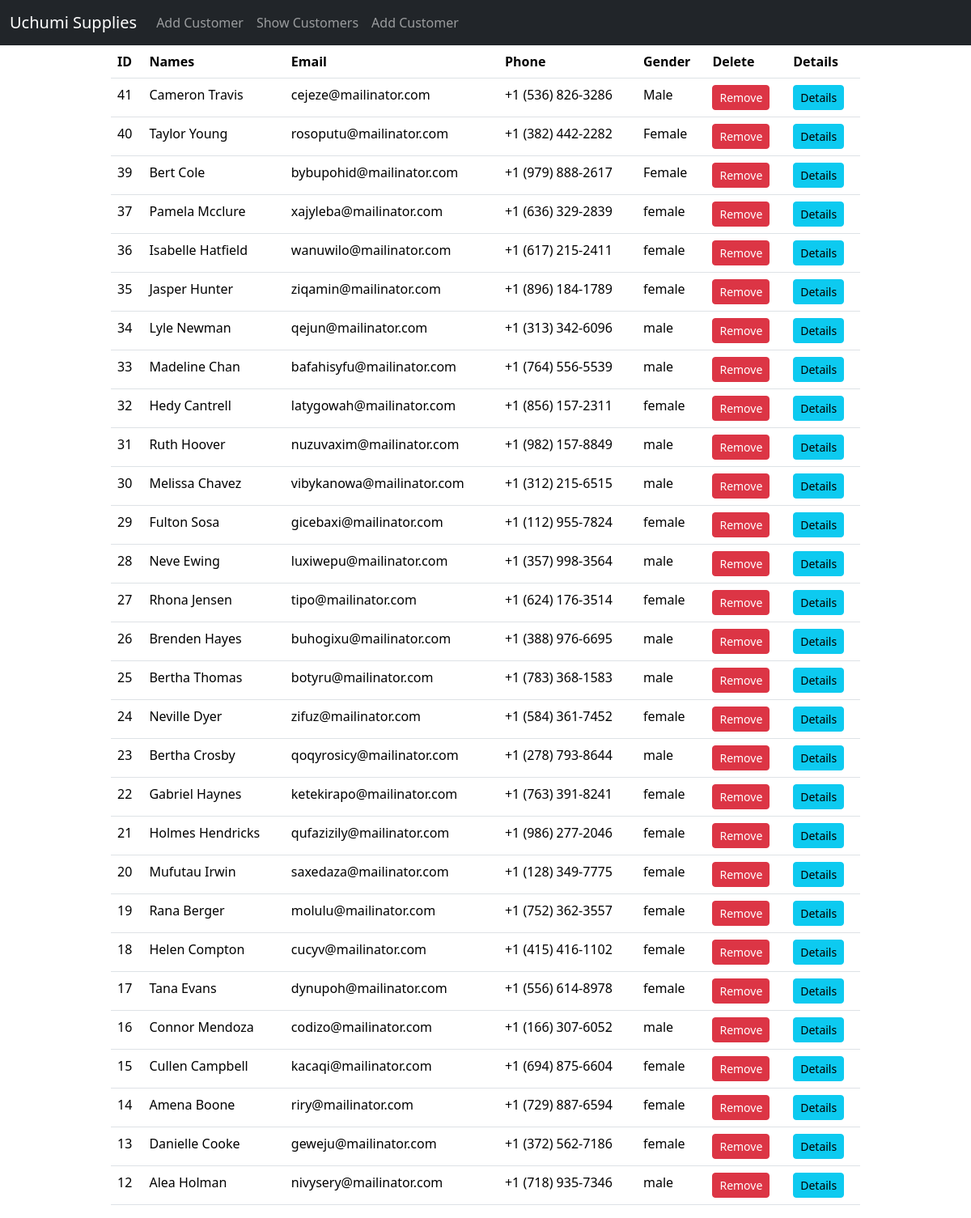
/show (signed in), run on the app's committed database.
### maain_app/models.py (models this page shows)
class Customer(models.Model):
    id = models.AutoField(primary_key=True)
    names = models.CharField(max_length=60)
    email = models.EmailField(max_length=60, unique=True)
    phone = models.CharField(max_length=20, unique=True, null=True, blank=True)
    password = models.CharField(max_length=200)
    weight = models.IntegerField(default=0)
    height = models.IntegerField(default=0)
    gender = models.CharField(max_length=10, default="Male")
    dob = models.DateField(default="1990-01-01")
    pic = models.ImageField(upload_to='images/', null=True, blank=True)
    class Meta:
        db_table = 'customers'

### maain_app/views.py (the view)
# urls.py: path('show', views.show, name='show-page'),
@login_required
def show(request):
    data = Customer.objects.all().order_by('-id')  # select * from customers
    return render(request, 'show.html', {'data': data})

### templates/show.html
{% extends 'master.html' %}
{% block content %}
<div class="container">
    <div class="row justify-content-center">
        <div class="col-sm-10">
            <table class="table" id="customers">
                <thead>
                <tr>
                    <th>ID</th>
                    <th>Names</th>
                    <th>Email</th>
                    <th>Phone</th>
                    <th>Gender</th>
                    <th>Delete</th>
                    <th>Details</th>
                </tr>
                </thead>
                <tbody>
                {% for customer in data %}
                    <tr>
                        <td>{{ customer.id }}</td>
                        <td>{{ customer.names }}</td>
                        <td>{{ customer.email }}</td>
                        <td>{{ customer.phone }}</td>
                        <td>{{ customer.gender }}</td>
                        <td>
                            <a class="btn btn-sm btn-danger" href="/delete/{{ customer.id }}">Remove</a>
                        </td>
                       <td>
                            <a class="btn btn-sm btn-info" href="/details/{{ customer.id }}">Details</a>
                        </td>
                    </tr>
                {% endfor %}
                </tbody>
            </table>
        </div>
    </div>
</div>
{% endblock %}

### templates/master.html (shortened to what this page needs)
<!doctype html>
<html lang="en">
<head>
    <link href="https://cdn.jsdelivr.net/npm/bootstrap@5.3.3/dist/css/bootstrap.min.css" rel="stylesheet">
    <link rel="stylesheet" href="https://cdn.datatables.net/2.2.2/css/dataTables.dataTables.min.css">
</head>
<body>
<nav class="navbar navbar-expand-sm bg-dark navbar-dark">
    <div class="container-fluid">
        <a class="navbar-brand" href="#">Uchumi Supplies</a>
        <div class="collapse navbar-collapse" id="collapsibleNavbar">
            <ul class="navbar-nav">
                <li class="nav-item">
                    <a class="nav-link" href="/">Add Customer</a>
                </li>
                <li class="nav-item">
                    <a class="nav-link" href="/show">Show Customers</a>
                </li>
                <li class="nav-item">
                    <a class="nav-link" href="/add">Add Customer</a>
                </li>
            </ul>
        </div>
    </div>
</nav>
{% block content %}
{% endblock %}
</body>
</html>

### data on the page
Customer: id "41", names "Cameron Travis", email "cejeze@mailinator.com", phone "+1 (536) 826-3286", gender "Male"
Customer: id "40", names "Taylor Young", email "rosoputu@mailinator.com", phone "+1 (382) 442-2282", gender "Female"
Customer: id "39", names "Bert Cole", email "bybupohid@mailinator.com", phone "+1 (979) 888-2617", gender "Female"
Customer: id "37", names "Pamela Mcclure", email "xajyleba@mailinator.com", phone "+1 (636) 329-2839", gender "female"
Customer: id "36", names "Isabelle Hatfield", email "wanuwilo@mailinator.com", phone "+1 (617) 215-2411", gender "female"
Customer: id "35", names "Jasper Hunter", email "ziqamin@mailinator.com", phone "+1 (896) 184-1789", gender "female"
Customer: id "34", names "Lyle Newman", email "qejun@mailinator.com", phone "+1 (313) 342-6096", gender "male"
Customer: id "33", names "Madeline Chan", email "bafahisyfu@mailinator.com", phone "+1 (764) 556-5539", gender "male"
Customer: id "32", names "Hedy Cantrell", email "latygowah@mailinator.com", phone "+1 (856) 157-2311", gender "female"
Customer: id "31", names "Ruth Hoover", email "nuzuvaxim@mailinator.com", phone "+1 (982) 157-8849", gender "male"
Customer: id "30", names "Melissa Chavez", email "vibykanowa@mailinator.com", phone "+1 (312) 215-6515", gender "male"
Customer: id "29", names "Fulton Sosa", email "gicebaxi@mailinator.com", phone "+1 (112) 955-7824", gender "female"
Customer: id "28", names "Neve Ewing", email "luxiwepu@mailinator.com", phone "+1 (357) 998-3564", gender "male"
Customer: id "27", names "Rhona Jensen", email "tipo@mailinator.com", phone "+1 (624) 176-3514", gender "female"
Customer: id "26", names "Brenden Hayes", email "buhogixu@mailinator.com", phone "+1 (388) 976-6695", gender "male"
Customer: id "25", names "Bertha Thomas", email "botyru@mailinator.com", phone "+1 (783) 368-1583", gender "male"
Customer: id "24", names "Neville Dyer", email "zifuz@mailinator.com", phone "+1 (584) 361-7452", gender "female"
Customer: id "23", names "Bertha Crosby", email "qoqyrosicy@mailinator.com", phone "+1 (278) 793-8644", gender "male"
Customer: id "22", names "Gabriel Haynes", email "ketekirapo@mailinator.com", phone "+1 (763) 391-8241", gender "female"
Customer: id "21", names "Holmes Hendricks", email "qufazizily@mailinator.com", phone "+1 (986) 277-2046", gender "female"
Customer: id "20", names "Mufutau Irwin", email "saxedaza@mailinator.com", phone "+1 (128) 349-7775", gender "female"
Customer: id "19", names "Rana Berger", email "molulu@mailinator.com", phone "+1 (752) 362-3557", gender "female"
Customer: id "18", names "Helen Compton", email "cucyv@mailinator.com", phone "+1 (415) 416-1102", gender "female"
Customer: id "17", names "Tana Evans", email "dynupoh@mailinator.com", phone "+1 (556) 614-8978", gender "female"
Customer: id "16", names "Connor Mendoza", email "codizo@mailinator.com", phone "+1 (166) 307-6052", gender "male"
Customer: id "15", names "Cullen Campbell", email "kacaqi@mailinator.com", phone "+1 (694) 875-6604", gender "female"
Customer: id "14", names "Amena Boone", email "riry@mailinator.com", phone "+1 (729) 887-6594", gender "female"
Customer: id "13", names "Danielle Cooke", email "geweju@mailinator.com", phone "+1 (372) 562-7186", gender "female"
Customer: id "12", names "Alea Holman", email "nivysery@mailinator.com", phone "+1 (718) 935-7346", gender "male"
